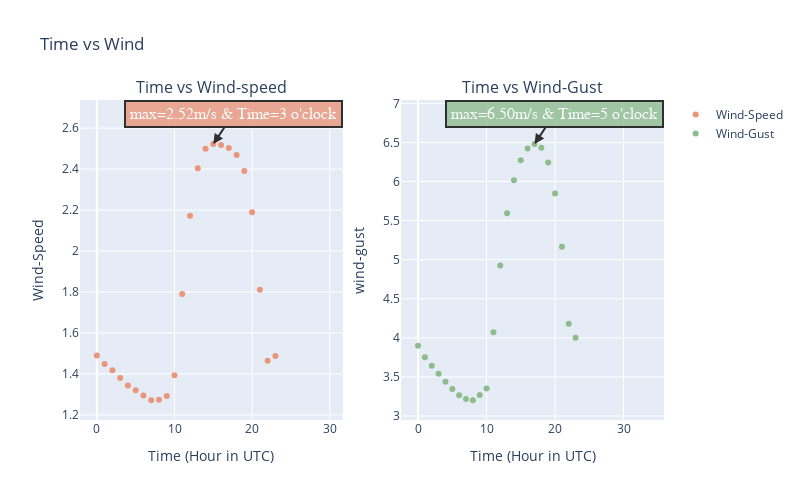

The code cell stored with this chart in its notebook:
### Markdown cell above
### Hour Vs Wind

### Code cell
wind_hour=wind.groupby(wind.index.hour)[["WIND GUST (m/s)","WIND SPEED (m/s)"]].mean()

from plotly.subplots import make_subplots

fig = make_subplots(rows=1, cols=2,subplot_titles=("Time vs Wind-speed", "Time vs Wind-Gust"))

fig.add_trace(
    go.Scatter(x=wind_hour.index,
            y=wind_hour["WIND SPEED (m/s)"],mode="markers",name="Wind-Speed",marker=dict(color="darksalmon")),row=1,col=1)


fig.add_trace(
    go.Scatter(x=wind_hour.index,
               y=wind_hour["WIND GUST (m/s)"],mode="markers",name="Wind-Gust",marker=dict(color="darkseagreen")),
                row=1, col=2
)

# Update xaxis properties
fig.update_xaxes(title_text="Time (Hour in UTC)", row=1, col=1)
fig.update_xaxes(title_text="Time (Hour in UTC)", row=1, col=2)


# Update yaxis properties
fig.update_yaxes(title_text="wind-speed", row=1, col=1)
fig.update_yaxes(title_text="wind-gust", row=1, col=2)


fig.add_annotation(
    x=15,
    y=2.522563,
    xref="x",
    yref="y",
    text="max=2.52m/s & Time=3 o'clock",
    showarrow=True,
    font=dict(
        family="Courier New,monospace",
        size=16,
        color="white"
    ),
    align="center",
    arrowhead=2,
    arrowsize=1,
    arrowwidth=2,
    arrowcolor="black",
    ax=20,
    ay=-30,
    bordercolor="black",
    borderwidth=2,
    borderpad=4,
    bgcolor="darksalmon",
    opacity=0.8,row=1,col=1
)

fig.add_annotation(
    x=17,
    y=6.480095,
    xref="x",
    yref="y",
    text="max=6.50m/s & Time=5 o'clock",
    showarrow=True,
    font=dict(
        family="Courier New,monospace",
        size=16,
        color="white"
    ),
    align="center",
    arrowhead=2,
    arrowsize=1,
    arrowwidth=2,
    arrowcolor="black",
    ax=20,
    ay=-30,
    bordercolor="black",
    borderwidth=2,
    borderpad=4,
    bgcolor="darkseagreen",
    opacity=0.8,row=1,col=2
)




fig.update_layout(height=500, width=800, title_text="Time vs Wind",xaxis_title="Time (Hour in UTC)",
    yaxis_title="Wind-Speed")
fig.show();

### Figure 1 — Plotly figure (JSON) as saved in the notebook; plotly's stock layout.template omitted (floating-point values rounded to 4 significant figures)
{"data": [{"marker": {"color": "darksalmon"}, "mode": "markers", "name": "Wind-Speed", "type": "scatter", "x": [0, 1, 2, 3, 4, 5, 6, 7, 8, 9, 10, 11, 12, 13, 14, 15, 16, 17, 18, 19, 20, 21, 22, 23], "xaxis": "x", "y": [1.489, 1.448, 1.418, 1.38, 1.343, 1.32, 1.294, 1.271, 1.273, 1.292, 1.393, 1.79, 2.172, 2.404, 2.499, 2.523, 2.517, 2.503, 2.468, 2.391, 2.189, 1.811, 1.464, 1.488], "yaxis": "y"}, {"marker": {"color": "darkseagreen"}, "mode": "markers", "name": "Wind-Gust", "type": "scatter", "x": [0, 1, 2, 3, 4, 5, 6, 7, 8, 9, 10, 11, 12, 13, 14, 15, 16, 17, 18, 19, 20, 21, 22, 23], "xaxis": "x2", "y": [3.9, 3.751, 3.642, 3.539, 3.439, 3.345, 3.266, 3.217, 3.202, 3.268, 3.352, 4.072, 4.925, 5.593, 6.016, 6.273, 6.422, 6.48, 6.432, 6.243, 5.848, 5.167, 4.18, 4.003], "yaxis": "y2"}], "layout": {"annotations": [{"font": {"size": 16}, "showarrow": false, "text": "Time vs Wind-speed", "x": 0.225, "xanchor": "center", "xref": "paper", "y": 1, "yanchor": "bottom", "yref": "paper"}, {"font": {"size": 16}, "showarrow": false, "text": "Time vs Wind-Gust", "x": 0.775, "xanchor": "center", "xref": "paper", "y": 1, "yanchor": "bottom", "yref": "paper"}, {"align": "center", "arrowcolor": "black", "arrowhead": 2, "arrowsize": 1, "arrowwidth": 2, "ax": 20, "ay": -30, "bgcolor": "darksalmon", "bordercolor": "black", "borderpad": 4, "borderwidth": 2, "font": {"color": "white", "family": "Courier New,monospace", "size": 16}, "opacity": 0.8, "showarrow": true, "text": "max=2.52m/s & Time=3 o'clock", "x": 15, "xref": "x", "y": 2.523, "yref": "y"}, {"align": "center", "arrowcolor": "black", "arrowhead": 2, "arrowsize": 1, "arrowwidth": 2, "ax": 20, "ay": -30, "bgcolor": "darkseagreen", "bordercolor": "black", "borderpad": 4, "borderwidth": 2, "font": {"color": "white", "family": "Courier New,monospace", "size": 16}, "opacity": 0.8, "showarrow": true, "text": "max=6.50m/s & Time=5 o'clock", "x": 17, "xref": "x2", "y": 6.48, "yref": "y2"}], "height": 500, "title": {"text": "Time vs Wind"}, "width": 800, "xaxis": {"anchor": "y", "domain": [0, 0.45], "title": {"text": "Time (Hour in UTC)"}}, "xaxis2": {"anchor": "y2", "domain": [0.55, 1], "title": {"text": "Time (Hour in UTC)"}}, "yaxis": {"anchor": "x", "domain": [0, 1], "title": {"text": "Wind-Speed"}}, "yaxis2": {"anchor": "x2", "domain": [0, 1], "title": {"text": "wind-gust"}}}}
